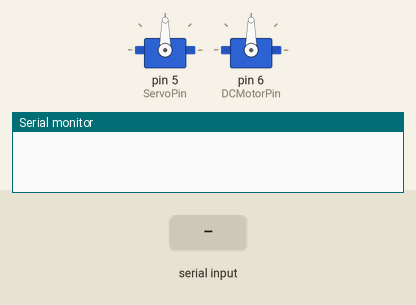
Simulated run of this sketch. Board: Arduino Uno, built with avr-gcc and run on an emulated ATmega328P. Shown: 2 × servo, the last lines printed to the serial monitor. Inputs (shaded band) come from the test bench.

Above: at 1.2 s.
1.3 s: "<an<>" received over Serial
At 1.9 s:
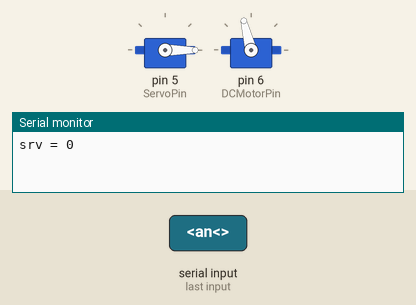
2.8 s: "<quit<>" received over Serial
At 3.1 s:
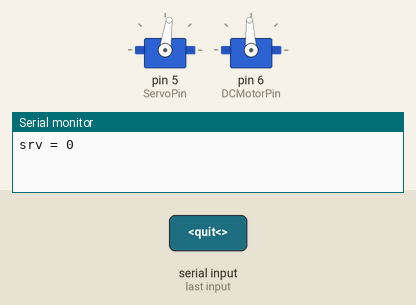
Timing chart, 0 to 5.8 s (numbered marks = the images above; inputs shaded):
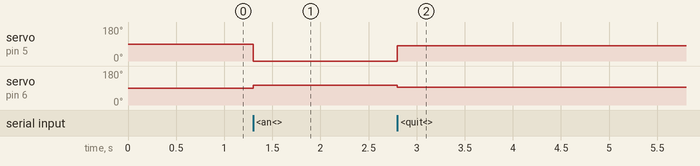

The sketch:

20_01_21.ino
```cpp
//This code suppose to work on Arduino DUE with python code that build on Raspberry pi

#include <Servo.h>

Servo steeringwheel;  // create servo object to control a servo
Servo myspeed;        // create servo object to define the vertical speed

int servo_angle;
int SpeedValue;
const int DCMotorPin = 6;   //Assigned pin for DC motor
const int ServoPin = 5;     //Assigned pin for Servo steeringwheel motor
String value = "";
String command = "";

void setup() {
  steeringwheel.attach(ServoPin);   // attaches the servo on pin 5 to the servo object
  pinMode(ServoPin, OUTPUT);        //Servo will receive data
  myspeed.attach(DCMotorPin);       //DC motor assigned to pin 6
  pinMode(DCMotorPin, OUTPUT);      //DC motor will receive data
  Serial.begin(115200);             //Set the baudrate
  Serial.flush();                   //Waits for the transmission of outgoing serial data to complete.
  Serial.setTimeout(500);           //Waits for 500 miliseconds
}

void loop() {

  if (Serial.available()) {
    Serial.readStringUntil('<');            //Search for start marker '<'
    command = Serial.readStringUntil('>');  //Search for end marker '>'

    if (command.indexOf("an") >= 0) {       //If the message starts at '<an'
      value = command.substring(2);         //Put in 'value' the 2 integers that comes after the '<an'
      servo_angle = value.toInt();          //Converts a valid String to an integer
      steeringwheel.write(servo_angle);     //write the recieved angle to the servo object 'servo_angle'
      SpeedValue = 1615;                    //Good and slow speed we can see at SpeedValue ~ 1615
      myspeed.write(SpeedValue);            //write the recieved angle to the servo object 'servo_angle'
      Serial.println("srv = " + String(servo_angle));
      delay(10);                            //Waits for 10 miliseconds
    }

    if (command.indexOf("quit") >= 0) {   //If 'q' is pressed on the Raspberry pi
      steeringwheel.write(82);            //Make the wheels go straight
      myspeed.write(1500);                //And the DC motor stops working
    }
  }
}
```

Measured:
- after the input at 1.3 s, servo on pin 5 (ServoPin): 90° → 0° at once; servo on pin 6 (DCMotorPin): 90° → 104° at once
- after the input at 2.8 s, servo on pin 5 (ServoPin): 0° → 82° at once; servo on pin 6 (DCMotorPin): 104° → 93° at once
